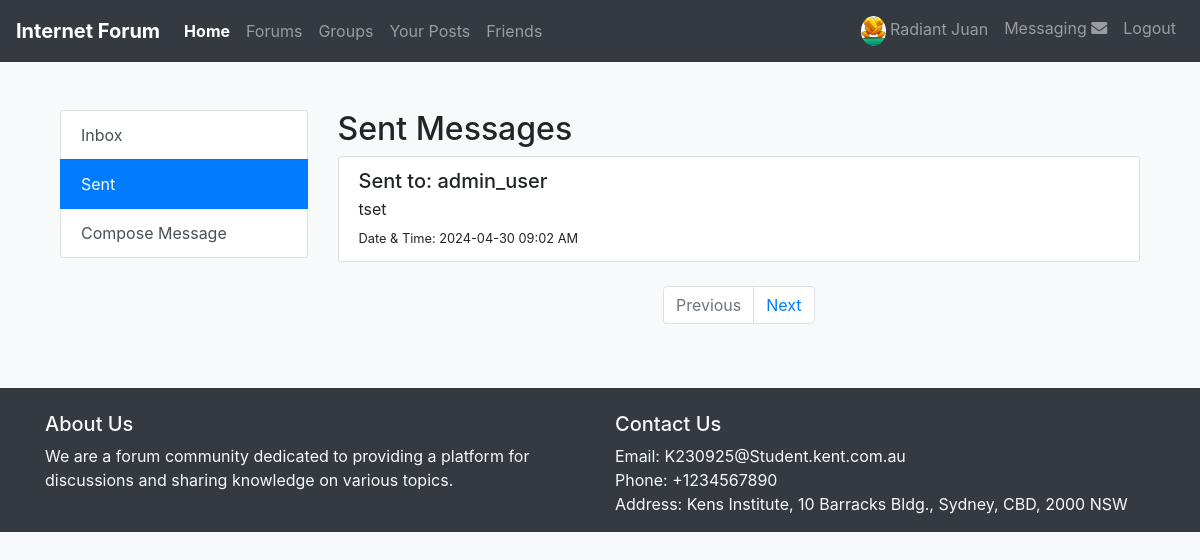
Screenshot of /messages/sent (signed in) with the database file from the repository.
### tables this page shows
CREATE TABLE `users` (
  `id` int(11) NOT NULL,
  `username` varchar(50) NOT NULL,
  `email` varchar(100) NOT NULL,
  `password` varchar(255) NOT NULL,
  `role` enum('admin','moderator','user') DEFAULT 'user',
  `tier_level` int(11) DEFAULT '1',
  `created_at` datetime DEFAULT CURRENT_TIMESTAMP,
  `updated_at` datetime DEFAULT NULL ON UPDATE CURRENT_TIMESTAMP
);

CREATE TABLE `private_messages` (
  `id` int(11) NOT NULL,
  `sender_id` int(11) DEFAULT NULL,
  `receiver_id` int(11) DEFAULT NULL,
  `message` text NOT NULL,
  `sent_at` datetime DEFAULT CURRENT_TIMESTAMP
);

### app/Controllers/MessagingController.php (called while the page is built, shortened)
<?php
class MessagingController extends BaseController
{
    private $messaging_model;
    public function __construct()
    {
        $this->messaging_model = new MessagingModel();
    }
    public function sent()
    {
        $current_page = empty($_GET['current_page']) ? 1 : $_GET['current_page'];
        $messages = $this->messaging_model->get_sent($current_page);
        $receipients = $this->messaging_model->get_receipients();
        View::render('Messaging/sent', compact('messages', 'active_page', 'receipients'));
    }
}

### app/routes.php (called while the page is built, shortened)
<?php
Route::dispatch($_POST['_method'] ?? $_SERVER['REQUEST_METHOD'], $_SERVER['REQUEST_URI']);

### public/index.php (called while the page is built, shortened)
<?php
require_once '../app/routes.php';

### app/Config/Database/BaseModel.php (called while the page is built, shortened)
<?php
class BaseModel
{
    protected $pdo;
    public function __construct()
    {
        $config = require 'database_config.php';
        $dbConnection = new DatabaseConnection($config);
        $this->pdo = $dbConnection->connect();
    }
    public function query($sql, $params = [])
    {
        $stmt = $this->pdo->prepare($sql);
        $stmt->execute($params);
        return $stmt->fetchAll();
    }
}

### app/Config/Database/DatabaseConnection.php (called while the page is built, shortened)
<?php
class DatabaseConnection implements DatabaseConnectionInterface
{
    protected $config;
    public function __construct(array $config)
    {
        $this->config = $config;
    }
    public function connect()
    {
        $dbHost = $this->config['host'];
        $dbName = $this->config['name'];
        $dbUser = $this->config['user'];
        $dbPassword = $this->config['password'];
        try {
            $pdo = new PDO("mysql:host=$dbHost;dbname=$dbName", $dbUser, $dbPassword);
            $pdo->setAttribute(PDO::ATTR_ERRMODE, PDO::ERRMODE_EXCEPTION);
            $pdo->setAttribute(PDO::ATTR_DEFAULT_FETCH_MODE, PDO::FETCH_ASSOC);
            return $pdo;
        } catch (PDOException $e) {
            die("Database connection failed: " . $e->getMessage());
        }
    }
}

### app/Models/MessagingModel.php (called while the page is built, shortened)
<?php
class MessagingModel extends BaseModel
{
    public function get_sent($page = 1, $limit = 10)
    {
        $user_id = $_SESSION['user_id'];
        $offset = ($page - 1) * $limit;
        $sql = "SELECT
                pm.message AS message_content,
                receiver.username AS receiver_name,
                pm.sent_at AS sent_date
            FROM
                private_messages pm
            INNER JOIN
                users receiver ON pm.receiver_id = receiver.id
            WHERE pm.sender_id = :user_id
            ORDER BY
                pm.sent_at DESC
            LIMIT
                $limit OFFSET $offset";
        $params = [':user_id' => $user_id];
        $messages = $this->query($sql, $params);
        return compact('messages', 'total_pages');
    }
    public function get_receipients() {
        $sql = "SELECT id, email, username FROM users";
        $receipients = $this->query($sql);
        return compact('receipients');
    }
}

### app/Views/Messaging/sent.php (shortened to what this page needs)
<?php
$sent_message = empty(\App\Config\Views\View::getData('messages')['messages']) ? [] : \App\Config\Views\View::getData('messages')['messages'];
?>
<div class="container mt-5">
    <div class="row">
        <?php include "sidemenu.php"; ?>
        <div class="col-md-9">
            <h2>Sent Messages</h2>
            <div class="card">
                <ul class="list-group list-group-flush">
                    <?php foreach ($sent_message as $message): ?>
                        <li class="list-group-item">
                            <div class="d-flex w-100 justify-content-between">
                                <h5 class="mb-1">Sent to: <?= $message['receiver_name'] ?></h5>
                            </div>
                            <p class="mb-1"><?= $message['message_content'] ?></p>
                            <small>Date & Time: <?= date('Y-m-d h:i A', strtotime($message['sent_date'])) ?></small>
                        </li>
                    <?php endforeach; ?>
                </ul>
            </div>
            <nav aria-label="Page navigation example">
                <ul class="pagination justify-content-center mt-4">
                    <li class="page-item disabled">
                        <a class="page-link" href="#" tabindex="-1" aria-disabled="true">Previous</a>
                    </li>
                    <li class="page-item">
                        <a class="page-link" href="#">Next</a>
                    </li>
                </ul>
            </nav>
        </div>
    </div>
</div>

### app/Views/Messaging/sidemenu.php
<div class="col-md-3">
    <div class="list-group">
        <a href="/messages/inbox"
           class="list-group-item list-group-item-action <?= \App\Config\Views\View::getData('active_page') === 'inbox' ? 'active' : '' ?>">Inbox</a>
        <a href="/messages/sent"
           class="list-group-item list-group-item-action <?= \App\Config\Views\View::getData('active_page') === 'sent' ? 'active' : '' ?>">Sent</a>
        <a href="#" class="list-group-item list-group-item-action btn btn-primary" data-toggle="modal"
           data-target="#composeModal">Compose Message</a>
    </div>
</div>

### app/Config/Routes/Route.php (shortened to what this page needs)
<?php
class Route
{
    protected static $routes = [];
    public static function get($uri, $controller, $method)
    {
        self::$routes[] = ['GET', $uri, $controller, $method];
    }
    public static function post($uri, $controller, $method)
    {
        self::$routes[] = ['POST', $uri, $controller, $method];
    }
    public static function patch($uri, $controller, $method)
    {
        self::$routes[] = ['PATCH', $uri, $controller, $method];
    }
    public static function delete($uri, $controller, $method)
    {
        self::$routes[] = ['DELETE', $uri, $controller, $method];
    }
    public static function dispatch($method, $uri)
    {
        foreach (self::$routes as $route) {
            list($routeMethod, $routeUri, $controller, $functionName) = $route;
            if ($method === $routeMethod && self::matchUri($routeUri, $uri)) {
                $url_params = self::extractUrlParams($routeUri, $uri);
                $postData = [];
                $request_data = array_merge($postData, $url_params);
                $controllerInstance = new $controller();
                $controllerInstance->$functionName($request_data);
                return;
            }
        }
    }
    protected static function matchUri($pattern, $uri)
    {
        $uriParts = explode('?', $uri, 2);
        $uriPath = $uriParts[0];
        if ($pattern === $uriPath) {
            return true;
        }
        $pattern = preg_replace('#{[\w\W\d\D]+}#', '([\w\W\d\D]+)', $pattern);
        $pattern = '#^' . $pattern . '$#';
        return preg_match($pattern, $uriPath);
    }
    protected static function extractUrlParams($pattern, $uri)
    {
        $params = [];
        return $params;
    }
}

### app/Views/nav.php (shortened to what this page needs)
<?php
$user_info = unserialize($_SESSION['user_info']);
?>
<nav class="navbar navbar-expand-lg navbar-dark bg-dark">
    <a class="navbar-brand" href="#">Internet Forum</a>
    <div class="collapse navbar-collapse d-flex" id="navbarNav">
        <ul class="navbar-nav mr-auto">
            <li class="nav-item active">
                <a class="nav-link" href="/">Home</a>
            </li>
            <li class="nav-item">
                <a class="nav-link" href="/forums">Forums</a>
            </li>
            <li class="nav-item">
                <a class="nav-link" href="/groups">Groups</a>
            </li>
            <li class="nav-item">
                <a class="nav-link" href="/posts">Your Posts</a>
            </li>
            <li class="nav-item">
                <a class="nav-link" href="/friends">Friends</a>
            </li>
        </ul>
        <ul class="navbar-nav align-right">
            <li class="nav-item">
                <a class="nav-link" href="/user/<?=$user_info['id']?>">
                    <img src="<?= $user_info['avatar'] ?>"
                         alt="User Profile" class="rounded-circle" style="max-width: 30px; max-height: 30px;">
                    <?= $user_info['username']; ?>
                </a>
            </li>
            <li class="nav-item">
                <a class="nav-link" href="/messages/inbox">Messaging <i class="fas fa-envelope"></i></a>
            </li>
            <li class="nav-item">
                <a class="nav-link" href="/logout">Logout</a>
            </li>
        </ul>
    </div>
</nav>

### app/Views/footer.php
<footer class="footer bg-dark text-light mt-5 pt-4">
    <div class="container">
        <div class="row">
            <div class="col-lg-6">
                <h5>About Us</h5>
                <p>We are a forum community dedicated to providing a platform for discussions and sharing knowledge on various topics.</p>
            </div>
            <div class="col-lg-6">
                <h5>Contact Us</h5>
                <ul class="list-unstyled">
                    <li>Email: K230925@Student.kent.com.au</li>
                    <li>Phone: +1234567890</li>
                    <li>Address: Kens Institute, 10 Barracks Bldg., Sydney, CBD, 2000 NSW</li>
                </ul>
            </div>
        </div>
    </div>
</footer>

### app/Views/layout.php (style rules this page uses)
body { background-color: #f8f9fa; }
.navbar-brand { font-weight: bold; }
.navbar-nav .nav-link { padding-right: 15px; }
.navbar-nav .nav-item.active { font-weight: bold; }

### rows the page displays
users: username "Radiant Juan"
private_messages: receiver.username "admin_user", message "tset", sent_at "2024-04-30 09:02 AM"
